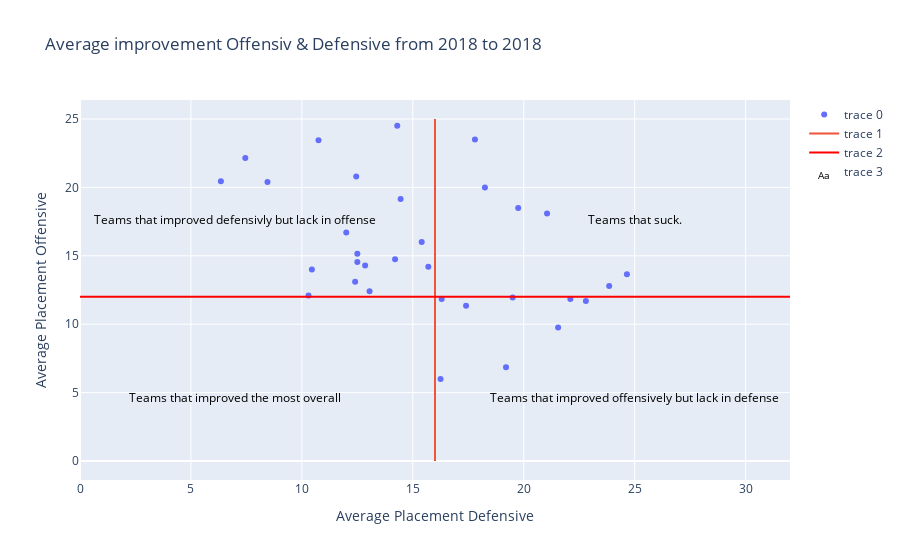

The notebook cell this image was saved under:
### Code cell
fig = go.Figure()

fig.add_trace(go.Scatter(
    x=df['average_placement_def'],
    y=df['average_placement_off'],
    mode="markers",
    hovertext=df.index
))

fig.add_trace(go.Scatter(
    x=[16, 16],
    y=[0, 25],
    mode="lines"
))

fig.add_trace(go.Scatter(
    x=[0, 32],
    y=[12, 12],
    mode="lines", line={'color': 'red'}
))

fig.add_trace(go.Scatter(
    x=[7, 7, 25, 25],
    y=[18, 5, 18, 5],
    mode="text",
    text=["Teams that improved defensivly but lack in offense", "Teams that improved the most overall", "Teams that suck.", "Teams that improved offensively but lack in defense"],
    textfont=dict(color="black", size=12),
    textposition="bottom center"
))

fig.update_layout(
    height=800,
    title_text='Average improvement Offensiv & Defensive from 2018 to 2018'
);

fig.update_xaxes(title_text='Average Placement Defensive');
fig.update_yaxes(title_text='Average Placement Offensive');
fig.show();

### Figure 1 — Plotly figure (JSON) as saved in the notebook; plotly's stock layout.template omitted (floating-point values rounded to 4 significant figures)
{"data": [{"hovertext": ["Arizona Cardinals", "Dallas Cowboys", "Baltimore Ravens", "Tennessee Titans", "Buffalo Bills", "Jacksonville Jaguars", "Oakland Raiders", "Minnesota Vikings", "San Francisco 49ers", "Seattle Seahawks", "Miami Dolphins", "Atlanta Falcons", "Houston Texans", "Detroit Lions", "Cincinnati Bengals", "Philadelphia Eagles", "Tampa Bay Buccaneers", "New York Giants", "Green Bay Packers", "Los Angeles Chargers", "Cleveland Browns", "Washington Redskins", "New Orleans Saints", "New England Patriots", "New York Jets", "Carolina Panthers", "Kansas City Chiefs", "Indianapolis Colts", "Los Angeles Rams", "Denver Broncos", "Chicago Bears", "Pittsburgh Steelers"], "mode": "markers", "type": "scatter", "x": [19.2, 16.25, 17.4, 21.55, 13.05, 23.85, 12.4, 19.5, 10.3, 22.1, 16.3, 10.45, 22.8, 24.65, 12.5, 12.85, 12.5, 15.7, 15.4, 14.2, 12, 21.05, 14.45, 6.35, 8.45, 19.75, 7.45, 18.25, 12.45, 10.75, 17.8, 14.3], "y": [6.85, 6, 11.35, 9.75, 12.4, 12.8, 13.1, 11.95, 12.1, 11.85, 11.85, 14, 11.7, 13.65, 15.15, 14.3, 14.55, 14.2, 16, 14.75, 16.7, 18.1, 19.15, 20.45, 20.4, 18.5, 22.15, 20, 20.8, 23.45, 23.5, 24.5]}, {"mode": "lines", "type": "scatter", "x": [16, 16], "y": [0, 25]}, {"line": {"color": "red"}, "mode": "lines", "type": "scatter", "x": [0, 32], "y": [12, 12]}, {"mode": "text", "text": ["Teams that improved defensivly but lack in offense", "Teams that improved the most overall", "Teams that suck.", "Teams that improved offensively but lack in defense"], "textfont": {"color": "black", "size": 12}, "textposition": "bottom center", "type": "scatter", "x": [7, 7, 25, 25], "y": [18, 5, 18, 5]}], "layout": {"autosize": true, "title": {"text": "Average improvement Offensiv & Defensive from 2018 to 2018"}, "xaxis": {"autorange": true, "range": [0, 32], "title": {"text": "Average Placement Defensive"}, "type": "linear"}, "yaxis": {"autorange": true, "range": [-1.389, 26.39], "title": {"text": "Average Placement Offensive"}, "type": "linear"}}}
